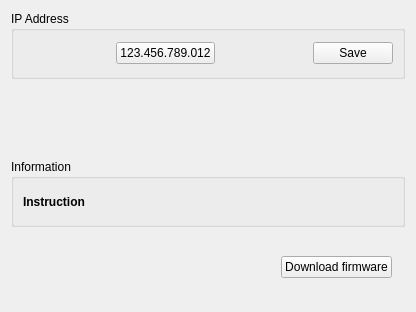
<?xml version="1.0" encoding="UTF-8"?>
<ui version="4.0">
 <class>Settings::CNetworkSettingsWidget</class>
 <widget class="QWidget" name="Settings::CNetworkSettingsWidget">
  <property name="geometry">
   <rect>
    <x>0</x>
    <y>0</y>
    <width>416</width>
    <height>312</height>
   </rect>
  </property>
  <property name="windowTitle">
   <string>Form</string>
  </property>
  <layout class="QVBoxLayout" name="verticalLayout">
   <item>
    <widget class="QGroupBox" name="remoteCareBox">
     <property name="title">
      <string>IP Address</string>
     </property>
     <layout class="QHBoxLayout" name="horizontalLayout">
      <item>
       <spacer name="horizontalSpacer_4">
        <property name="orientation">
         <enum>Qt::Horizontal</enum>
        </property>
        <property name="sizeHint" stdset="0">
         <size>
          <width>80</width>
          <height>20</height>
         </size>
        </property>
       </spacer>
      </item>
      <item>
       <widget class="QPushButton" name="proxyIpAddressButton">
        <property name="text">
         <string>123.456.789.012</string>
        </property>
       </widget>
      </item>
      <item>
       <spacer name="horizontalSpacer_3">
        <property name="orientation">
         <enum>Qt::Horizontal</enum>
        </property>
        <property name="sizeHint" stdset="0">
         <size>
          <width>79</width>
          <height>20</height>
         </size>
        </property>
       </spacer>
      </item>
      <item>
       <widget class="QPushButton" name="saveButton">
        <property name="text">
         <string>Save</string>
        </property>
       </widget>
      </item>
     </layout>
    </widget>
   </item>
   <item>
    <widget class="MainMenu::CScrollTable" name="tableWidget" native="true"/>
   </item>
   <item>
    <widget class="QGroupBox" name="informationBox">
     <property name="title">
      <string>Information</string>
     </property>
     <layout class="QHBoxLayout" name="horizontalLayout_3">
      <item>
       <widget class="QLabel" name="instructionLabel">
        <property name="font">
         <font>
          <weight>75</weight>
          <bold>true</bold>
         </font>
        </property>
        <property name="text">
         <string>Instruction</string>
        </property>
        <property name="wordWrap">
         <bool>true</bool>
        </property>
       </widget>
      </item>
     </layout>
    </widget>
   </item>
   <item>
    <layout class="QHBoxLayout" name="horizontalLayout_4">
     <item>
      <spacer name="horizontalSpacer_2">
       <property name="orientation">
        <enum>Qt::Horizontal</enum>
       </property>
       <property name="sizeHint" stdset="0">
        <size>
         <width>40</width>
         <height>20</height>
        </size>
       </property>
      </spacer>
     </item>
     <item>
      <widget class="QPushButton" name="downloadFirmwareBtn">
       <property name="text">
        <string>Download firmware</string>
       </property>
      </widget>
     </item>
     <item>
      <widget class="QLabel" name="firmwareCheckBoxLabel">
       <property name="text">
        <string/>
       </property>
      </widget>
     </item>
    </layout>
   </item>
  </layout>
 </widget>
 <customwidgets>
  <customwidget>
   <class>MainMenu::CScrollTable</class>
   <extends>QWidget</extends>
   <header>MainMenu/Include/ScrollTable.h</header>
   <container>1</container>
  </customwidget>
 </customwidgets>
 <resources/>
 <connections/>
</ui>
